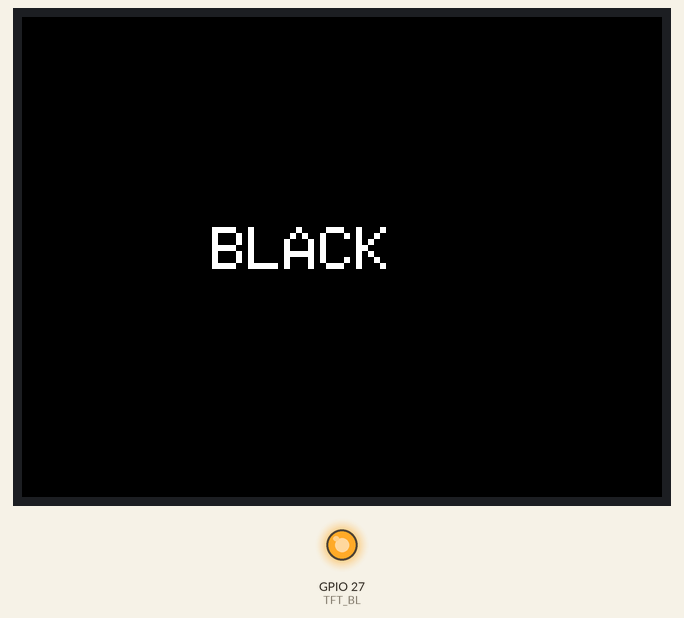
Recording of a sketch running on a simulated ESP32. On the bench: 320×240 colour display, output pins drawn as LEDs (lit = HIGH). What the sketch prints to the serial monitor is not drawn.

Above: at 1.3 s.
At 9.0 s:
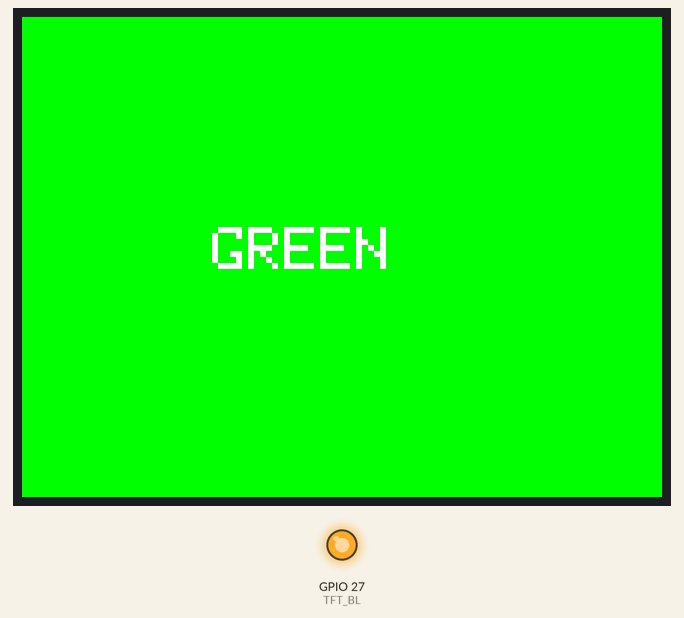
At 14.2 s:
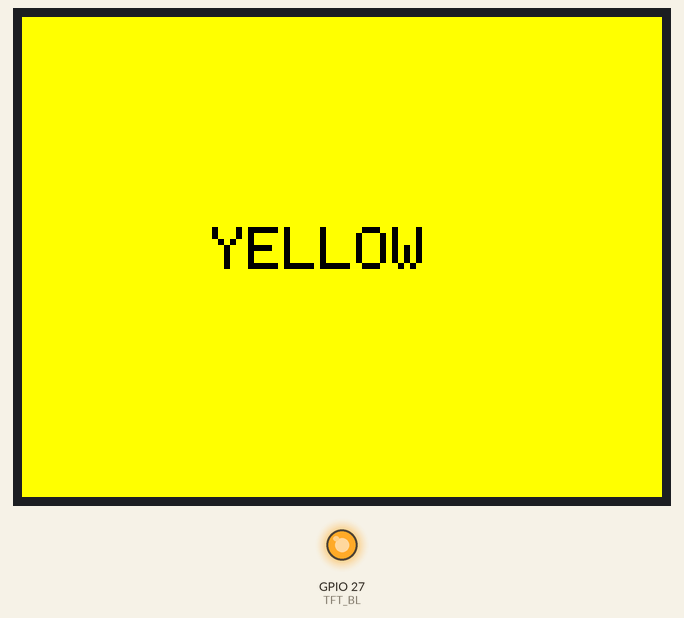
At 19.3 s:
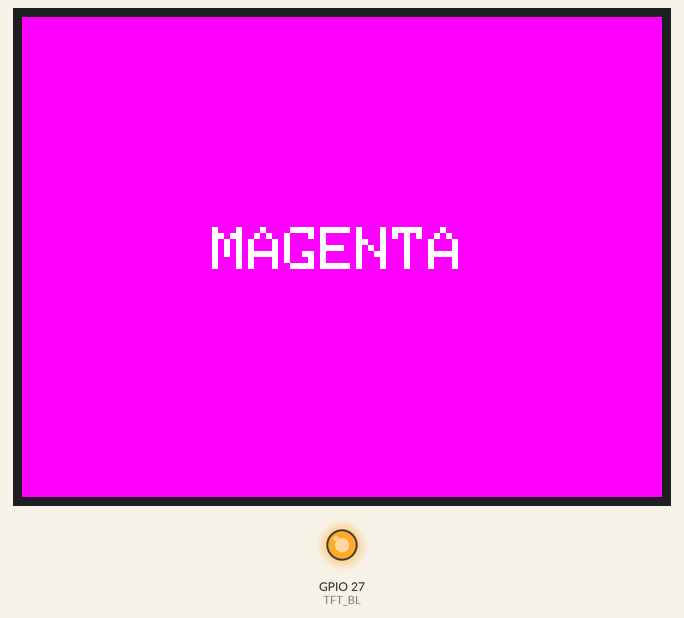
At 27.1 s:
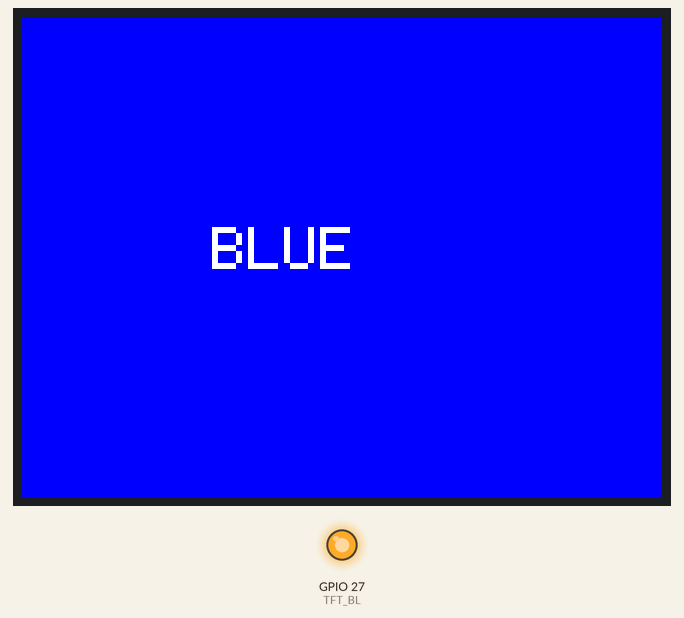
At 37.4 s:
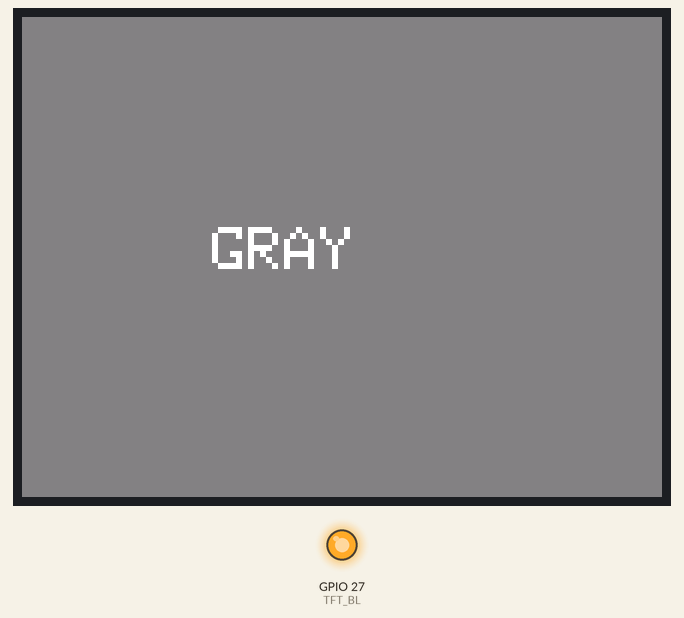

The sketch:

Color_test.ino
```cpp
#include <SPI.h>
#include <Adafruit_GFX.h>
#include <Adafruit_ILI9341.h>

// ===============================
// TFT PIN CONFIGURATION
// ===============================

#define TFT_CS    15
#define TFT_DC     2
#define TFT_RST   -1       // Connected to ESP32 EN/RESET
#define TFT_SCLK  14
#define TFT_MOSI  13

#define TFT_BL    27       // Backlight

// ===============================
// TFT OBJECT
// ===============================

Adafruit_ILI9341 tft(
  TFT_CS,
  TFT_DC,
  TFT_RST
);

// ===============================
// SETUP
// ===============================

void setup()
{
  Serial.begin(115200);

  // Backlight ON
  pinMode(TFT_BL, OUTPUT);
  digitalWrite(TFT_BL, HIGH);

  // SPI pins
  SPI.begin(
    TFT_SCLK,   // SCLK
    -1,         // MISO not used
    TFT_MOSI,   // MOSI
    TFT_CS
  );

  // Initialize TFT
  tft.begin();

  // Landscape
  tft.setRotation(1);

  Serial.println("TFT Color Test Started");
}

// ===============================
// DISPLAY COLOR
// ===============================

void showColor(uint16_t color, const char *name)
{
  tft.fillScreen(color);

  delay(1000);

  // Text in opposite color
  if (color == ILI9341_WHITE ||
      color == ILI9341_YELLOW ||
      color == ILI9341_CYAN)
  {
    tft.setTextColor(ILI9341_BLACK);
  }
  else
  {
    tft.setTextColor(ILI9341_WHITE);
  }

  tft.setTextSize(3);

  // Center-ish position
  tft.setCursor(95, 105);
  tft.println(name);

  delay(1500);
}

// ===============================
// MAIN LOOP
// ===============================

void loop()
{
  // -------------------------------
  // Basic colors
  // -------------------------------

  showColor(ILI9341_BLACK, "BLACK");

  showColor(ILI9341_WHITE, "WHITE");

  showColor(ILI9341_RED, "RED");

  showColor(ILI9341_GREEN, "GREEN");

  showColor(ILI9341_BLUE, "BLUE");

  // -------------------------------
  // Secondary colors
  // -------------------------------

  showColor(ILI9341_YELLOW, "YELLOW");

  showColor(ILI9341_CYAN, "CYAN");

  showColor(ILI9341_MAGENTA, "MAGENTA");

  // -------------------------------
  // Additional colors
  // -------------------------------

  showColor(0xF800, "RED");

  showColor(0x07E0, "GREEN");

  showColor(0x001F, "BLUE");

  showColor(0xFFE0, "YELLOW");

  showColor(0x07FF, "CYAN");

  showColor(0xF81F, "MAGENTA");

  // -------------------------------
  // Gray
  // -------------------------------

  showColor(0x8410, "GRAY");

  // -------------------------------
  // Color bars
  // -------------------------------

  colorBars();

  delay(2000);
}

// ===============================
// COLOR BAR TEST
// ===============================

void colorBars()
{
  int w = tft.width();
  int h = tft.height();

  int barWidth = w / 8;

  uint16_t colors[] =
  {
    ILI9341_RED,
    ILI9341_GREEN,
    ILI9341_BLUE,
    ILI9341_YELLOW,
    ILI9341_CYAN,
    ILI9341_MAGENTA,
    ILI9341_WHITE,
    ILI9341_BLACK
  };

  for (int i = 0; i < 8; i++)
  {
    tft.fillRect(
      i * barWidth,
      0,
      barWidth,
      h,
      colors[i]
    );
  }

  delay(3000);
}
```

Measured:
- what the display in image 0 shows lasts 1.5 s, from 1.2 s to 2.7 s
- what the display in image 5 shows lasts 1.6 s, from 37.3 s to 38.9 s
